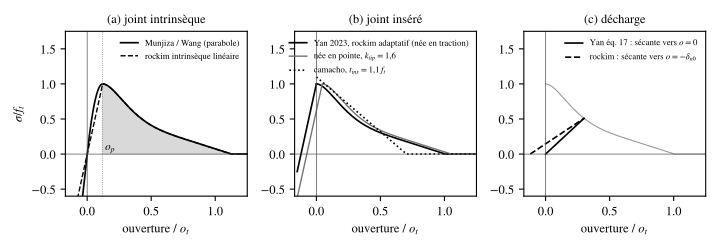

Reproduce this figure in Python.
import numpy as np, matplotlib
matplotlib.use("Agg")
import matplotlib.pyplot as plt
plt.rcParams.update({"font.family":"STIXGeneral","mathtext.fontset":"stix","font.size":9})
a,b,c=0.63,1.8,6.0
def f(D):
    D=np.clip(D,0,1); s=a+b
    return (1-(s-1)/s*np.exp(D*(a+c*b)/(s*(1-s))))*(a*(1-D)+b*(1-D)**c)
I=np.trapezoid(f(np.linspace(0,1,4001)),np.linspace(0,1,4001))
ft=1.0; ot=1.0          # plage d'adoucissement (normalisee)
dnE=0.12                # ouverture au pic exageree pour la lisibilite
out="/home/user/rockim/docs/rapport_guide/figures/insertion/"
fig,ax=plt.subplots(1,3,figsize=(7.2,2.5))
o=np.linspace(-0.15,1.25,1401)
# (a) intrinseque : Munjiza (parabole) et rockim lineaire, abscisse = ouverture geometrique
def munj(o):
    r=o/dnE
    return np.where(o<0,2*ft*r,np.where(o<=dnE,ft*(2*r-r*r),ft*f((o-dnE)/ot)))
def lin(o):
    return np.where(o<=dnE,ft*o/dnE,ft*f((o-dnE)/ot))
ax[0].plot(o,munj(o),"k-",lw=1.2,label="Munjiza / Wang (parabole)")
ax[0].plot(o,lin(o),"k--",lw=1.0,label="rockim intrinsèque linéaire")
ax[0].fill_between(o,0,munj(o),where=(o>=dnE),color="0.85")
ax[0].axvline(dnE,color="0.5",lw=0.6,ls=":")
ax[0].text(dnE+0.02,0.05,r"$o_p$",fontsize=8)
ax[0].set_title("(a) joint intrinsèque",fontsize=9)
# (b) adaptatif : abscisse = ouverture geometrique depuis l'insertion
og=np.linspace(-0.15,1.25,1401)
yan=np.where(og<0,np.nan,ft*f(og/ot))
ax[1].plot(og,yan,"k-",lw=1.2,label="Yan 2023, rockim adaptatif (née en traction)")
# rockim : effective dn = og + dn0, dn0 = dnE ; compression lineaire jusqu'a og = -dnE
oc=np.linspace(-0.15,0,50)
ax[1].plot(oc,ft*(oc+dnE)/dnE,"k-",lw=1.2)
# pointe : nee a ft/k, k = 1.6
k=1.6; dn0=ft/k*dnE/ft
dn=og+dn0
tip=np.where(dn<=dnE,ft*dn/dnE,ft*f((dn-dnE)/ot))
ax[1].plot(og,tip,"-",color="0.45",lw=1.0,label=r"née en pointe, $k_{tip}=1{,}6$")
# camacho : lineaire depuis t_ins = 1.1 ft (depassement compris), dmF = 2 G/t
G=ft*ot*I; tins=1.1*ft; dmF=2*G/tins
cam=np.where(og<0,np.nan,np.clip(tins*(1-og/dmF),0,None))
ax[1].plot(og,cam,":",color="k",lw=1.2,label=r"camacho, $t_{ins}=1{,}1\,f_t$")
ax[1].set_title("(b) joint inséré",fontsize=9)
# (c) decharge depuis o_max = 0.3 ot
om=0.3; Dm=om/ot; sm=ft*f(Dm)
x=np.linspace(0,om,50)
ax[2].plot(og,yan,"-",lw=0.8,color="0.6")
ax[2].plot(x,sm*x/om,"k-",lw=1.2,label="Yan éq. 17 : sécante vers $o=0$")
xe=np.linspace(-dnE,om,50)
ax[2].plot(xe,sm*(xe+dnE)/(om+dnE),"k--",lw=1.2,label=r"rockim : sécante vers $o=-\delta_{n0}$")
ax[2].set_title("(c) décharge",fontsize=9)
for A in ax:
    A.axhline(0,color="0.3",lw=0.5); A.axvline(0,color="0.3",lw=0.5)
    A.set_xlabel(r"ouverture / $o_t$"); A.set_xlim(-0.17,1.25); A.set_ylim(-0.6,1.75)
    A.legend(fontsize=6.3,frameon=False,loc="upper right")
ax[0].set_ylabel(r"$\sigma / f_t$")
fig.tight_layout()
fig.savefig(out+"fig_lois_insertion.pdf"); fig.savefig(out+"fig_lois_insertion.png",dpi=200)
print("I =",I)
